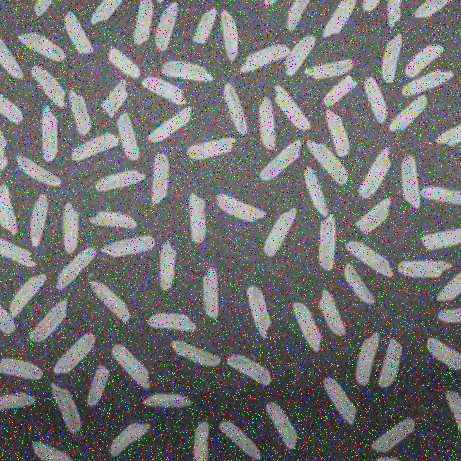
#> input picture TRAITEMENT D'IMAGES/TP3 TRANSFORMEE DE FOURRIER/imageTP3/tp2_2.png, 461 x 461 px
$ python TransformeeDeFourrierInverse.py   (older library calls are emulated)
#> lines starting #> are read from the running program, lines starting #| are printed output that depends on the picture; long printed decimals are rounded
import numpy as np
import cv2
from matplotlib import pyplot as plt
#Lecture de l'image
img = cv2.imread("imageTP3/tp2_2.png",0)
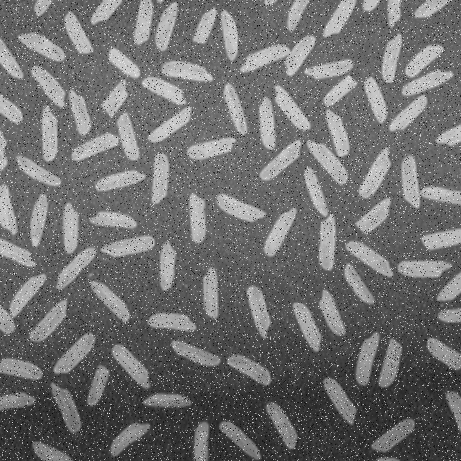
#> img: shape (461, 461); min 0, max 255, mean 111.7

#Transformee de fourrier
dft = cv2.dft(np.float32(img),flags = cv2.DFT_COMPLEX_OUTPUT)
dft_shift = np.fft.fftshift(dft)
spectre = 20*np.log(cv2.magnitude(dft_shift[:,:,0],dft_shift[:,:,1]))
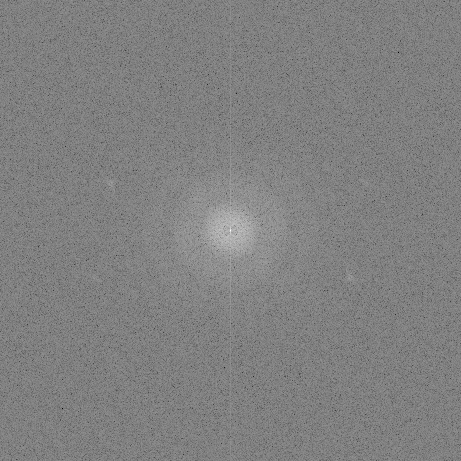
#> spectre: shape (461, 461) float32; min 18.7, max 339.7, mean 180.9; drawn with min black and max white

#Transformee de fourrier inverse
magnetude, phase = cv2.cartToPolar(dft_shift[:,:,0], dft_shift[:,:,1])
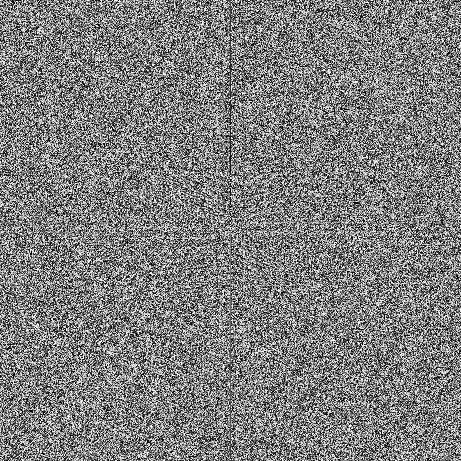
#> phase: shape (461, 461) float32; min 3.1e-05, max 6.28, mean 3.13; drawn with min black and max white
real, imag = cv2.polarToCart(magnetude, phase)
retour = cv2.merge([real, imag])
retour_ishift = np.fft.ifftshift(retour)
img_retour = cv2.idft(retour_ishift)
img_retour = cv2.magnitude(img_retour[:, :, 0], img_retour[:, :, 1])
min, max = np.amin(img_retour, (0, 1)), np.amax(img_retour, (0, 1))
#> min = 364.6; max = 54193836
print(min,max)
#| 364.574 54193836.0
img_retour = cv2.normalize(img_retour, None, alpha=0, beta=255, norm_type=cv2.NORM_MINMAX, dtype=cv2.CV_8U)

cv2.imshow("image_retour", img_retour)
plt.subplot(121),plt.imshow(img, cmap = 'gray')
plt.title("Image d'origine"), plt.xticks([]), plt.yticks([])
plt.subplot(122),plt.imshow(spectre, cmap = 'gray')
plt.title("Spectre"), plt.xticks([]), plt.yticks([])
plt.show()
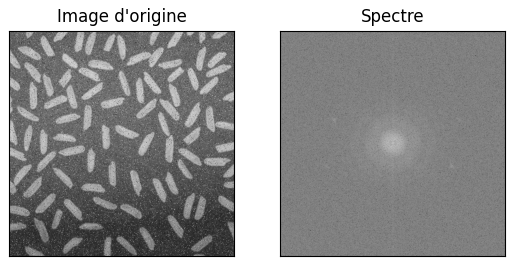
#> figure drawn by matplotlib, 2 panels

$ run again, with TRAITEMENT D'IMAGES/TP3 TRANSFORMEE DE FOURRIER/imageTP3/tp2_3.png copied over TRAITEMENT D'IMAGES/TP3 TRANSFORMEE DE FOURRIER/imageTP3/tp2_2.png
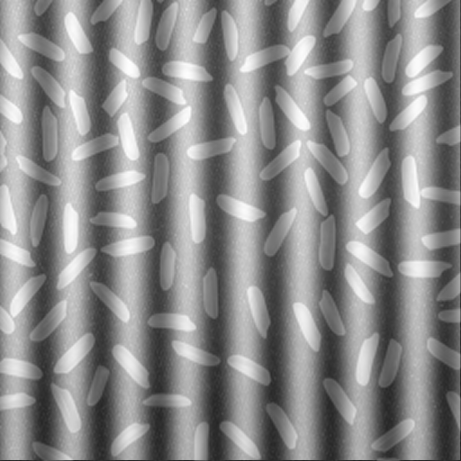
#> input picture TRAITEMENT D'IMAGES/TP3 TRANSFORMEE DE FOURRIER/imageTP3/tp2_3.png, 461 x 461 px
#> img is the input picture: shape (461, 461); min 37, max 255, mean 140.2
#> `img_retour = cv2.magnitude(img_retour[:, :, 0], img_retour[:, :, 1])`:
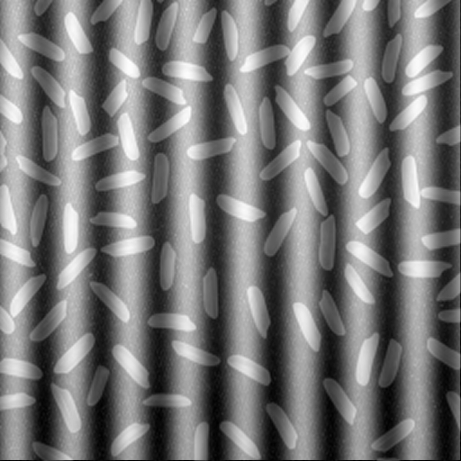
#> img_retour: shape (461, 461) float32; min 7862771, max 54192544, mean 29795942; drawn with min black and max white
#> min = 7862771; max = 54192544
#| 7862771.0 54192544.0
#> `plt.show()`:
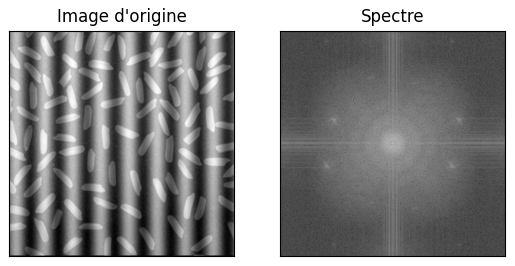
#> figure drawn by matplotlib, 2 panels
